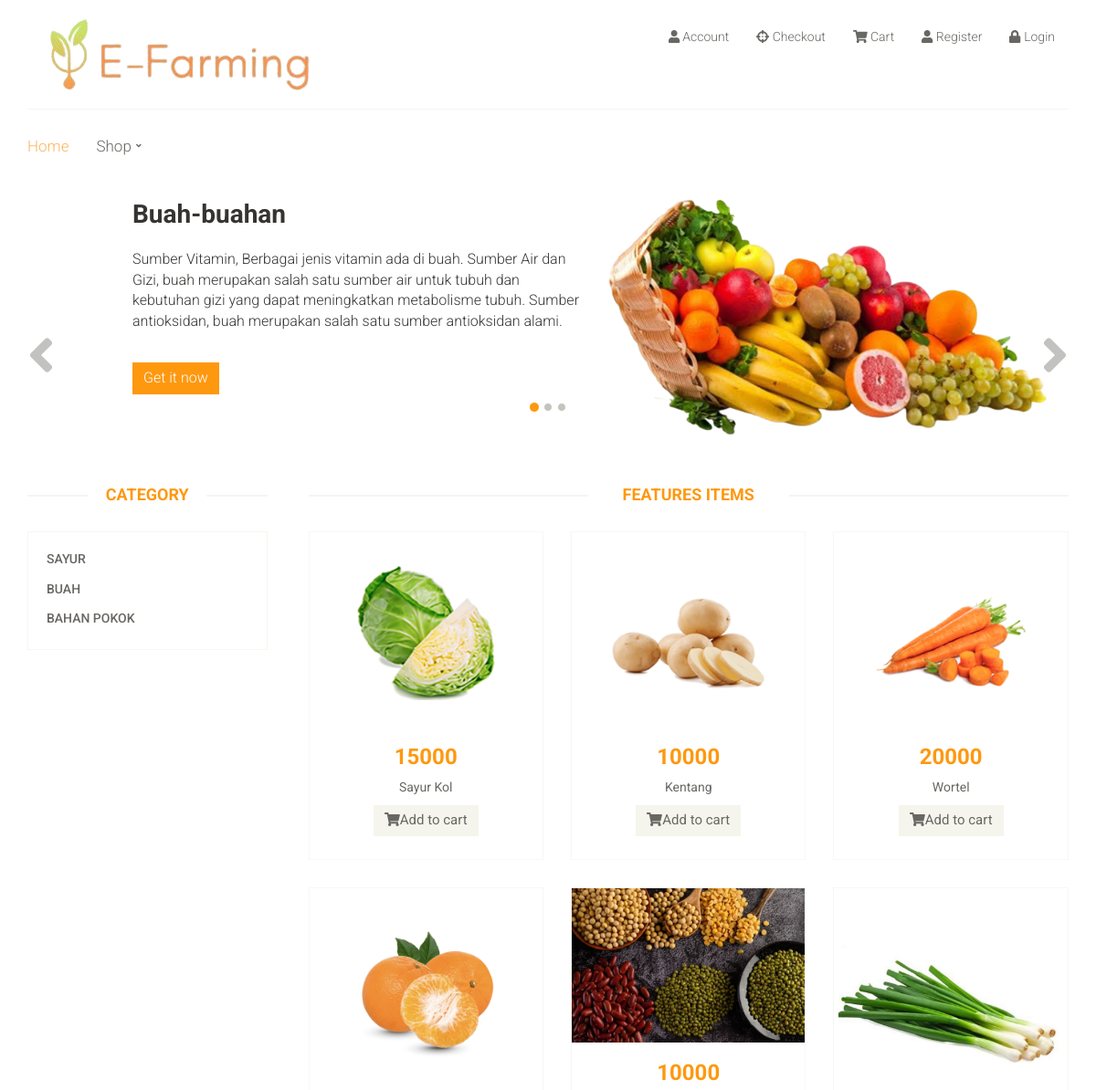
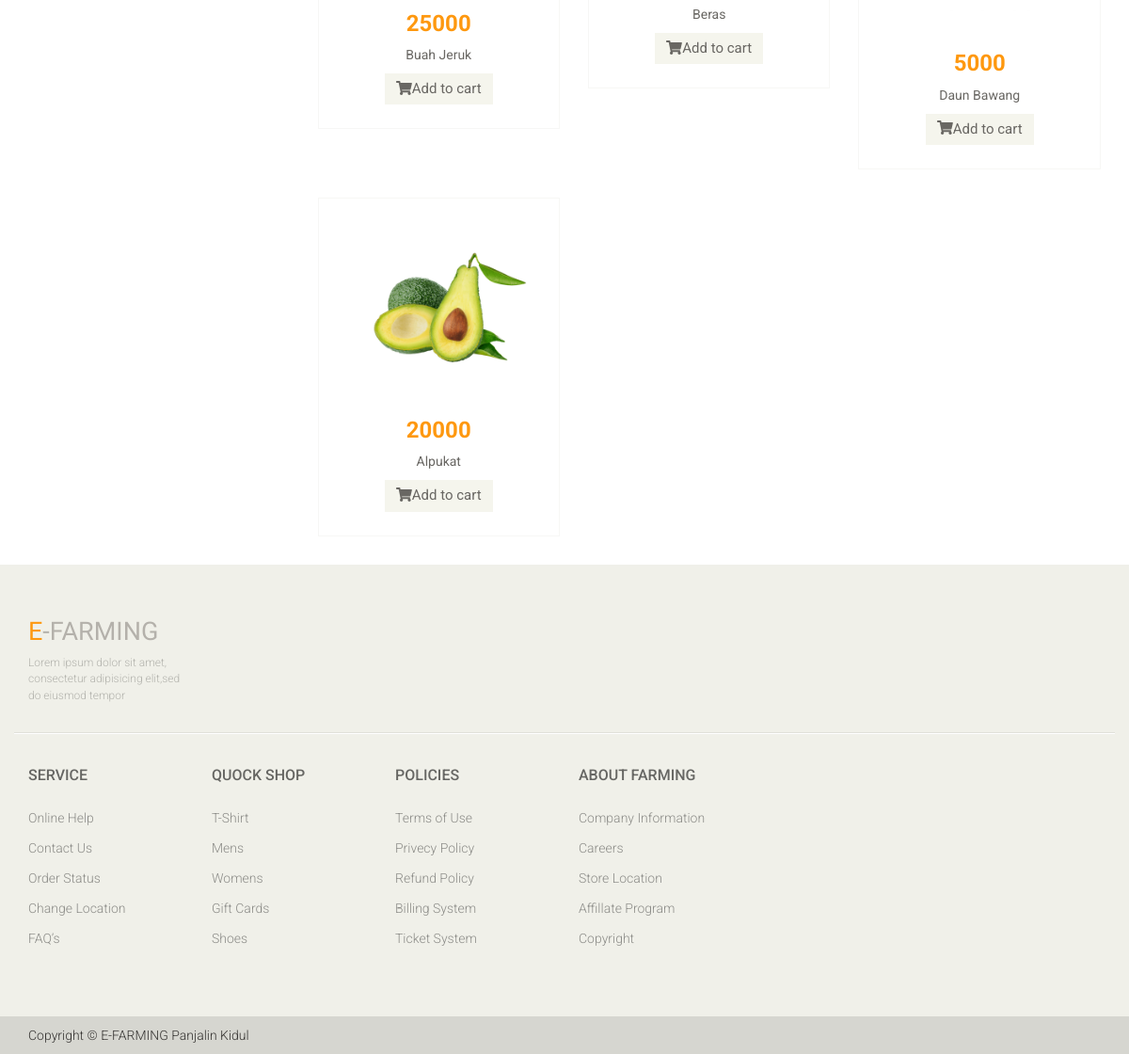
The page / on the database its author committed (2 pictures, top to bottom).
### tables this page shows
CREATE TABLE `tbl_kategori` (
  `id_kategori` int(11) NOT NULL,
  `nm_kategori` varchar(50) NOT NULL,
  `ket` text NOT NULL
);

CREATE TABLE `tbl_produk` (
  `id_produk` int(11) NOT NULL,
  `kd_produk` varchar(20) NOT NULL,
  `nm_produk` varchar(100) NOT NULL,
  `kategori` varchar(30) NOT NULL,
  `harga` double NOT NULL,
  `stok` int(11) NOT NULL,
  `ket` text NOT NULL,
  `gambar` text NOT NULL
);

### application/controllers/Frontend.php (called while the page is built, shortened)
<?php
class Frontend extends CI_Controller {
	public function index()
	{
		$this->load->model('M_Kategori');
		$data['tbl_kategori'] = $this->M_Kategori->tampil_data()->result();
		$this->load->model('M_Produk');
		$data['tbl_produk'] = $this->M_Produk->tampil_data2();
		$this->load->view('Frontend/Template/header.php');
		$this->load->view('Frontend/index.php',$data);
		$this->load->view('Frontend/Template/footer.php');
	}
}

### index.php (called while the page is built, shortened)
<?php
require_once BASEPATH.'core/CodeIgniter.php';

### application/models/M_Kategori.php (called while the page is built, shortened)
<?php
Class M_Kategori extends CI_Model{
	function tampil_data(){
		return $this->db->get('tbl_kategori');
	}
}

### application/models/M_Produk.php (called while the page is built, shortened)
<?php
Class M_Produk extends CI_Model{
	function tampil_data2(){
		$this->db->select('*');
		$this->db->from('tbl_produk');
		$this->db->JOIN('tbl_kategori','tbl_kategori.id_kategori=tbl_produk.kategori');
		$query = $this->db->get();
		return $query->result();
	}
}

### application/views/Frontend/index.php (the view, shortened to what this page needs)
<section id="slider">
	<div class="container">
		<div class="row">
			<div class="col-sm-12">
				<div id="slider-carousel" class="carousel slide" data-ride="carousel">
					<ol class="carousel-indicators">
						<li data-target="#slider-carousel" data-slide-to="0" class="active"></li>
						<li data-target="#slider-carousel" data-slide-to="1"></li>
						<li data-target="#slider-carousel" data-slide-to="2"></li>
					</ol>
					<div class="carousel-inner">
						<div class="item active">
							<div class="col-sm-6">
								<h2>Buah-buahan</h2>
								<p>Sumber Vitamin, Berbagai jenis vitamin ada di buah. Sumber Air dan Gizi, buah merupakan salah satu sumber air untuk tubuh dan kebutuhan gizi yang dapat meningkatkan metabolisme tubuh. Sumber antioksidan, buah merupakan salah satu sumber antioksidan alami.</p>
								<button type="button" class="btn btn-default get">Get it now</button>
							</div>
							<div class="col-sm-6">
								<img src="<?php echo base_url().'assets/Frontend/images/home/buah.png'?>" class="girl img-responsive" alt="" />
							</div>
						</div>
					</div>
					<a href="#slider-carousel" class="left control-carousel hidden-xs" data-slide="prev">
						<i class="fa fa-angle-left"></i>
					</a>
					<a href="#slider-carousel" class="right control-carousel hidden-xs" data-slide="next">
						<i class="fa fa-angle-right"></i>
					</a>
				</div>
			</div>
		</div>
	</div>
</section>
<section>
	<div class="container">
		<div class="row">
			<div class="col-sm-3">
				<div class="left-sidebar">
					<h2>Category</h2>
					<div class="panel-group category-products" id="accordian">
						<?php foreach ($tbl_kategori as $kategori) { ?>
						<div class="panel panel-default">
							<div class="panel-heading">
								<h4 class="panel-title"><a href="<?php echo base_url().'index.php/Frontend/produk_kategori/'.$kategori->id_kategori.'' ?>"><?php echo $kategori->nm_kategori ?></a></h4>
							</div>
						</div>
						<?php } ?>
					</div>
				</div>
			</div>
			<div class="col-sm-9 padding-right">
				<div class="features_items">
					<h2 class="title text-center">Features Items</h2>
				<?php
				foreach ($tbl_produk as $produk) {
                   ?>
				<div class="col-sm-4">
						<div class="product-image-wrapper">
							<div class="single-products">
									<div class="productinfo text-center">
										<img src="<?php echo base_url(); ?>uploads/<?php echo $produk->gambar ?>" alt="" />
										<h2><?php echo $produk->harga ?></h2>
										<p><?php echo $produk->nm_produk ?></p>
										<a href="#" class="btn btn-default add-to-cart"><i class="fa fa-shopping-cart"></i>Add to cart</a>
									</div>
									<div class="product-overlay">
										<div class="overlay-content">
										</div>
									</div>
							</div>
						</div>
					</div>
				<?php } ?>
				</div>
			</div>
		</div>
	</div>
</section>

### application/views/Frontend/Template/header.php (shortened to what this page needs)
<!DOCTYPE html>
<html lang="en">
<head>
    <link href="<?php echo base_url().'assets/Frontend/css/bootstrap.min.css'?>" rel="stylesheet">
    <link href="<?php echo base_url().'assets/Frontend/css/prettyPhoto.css'?>" rel="stylesheet">
    <link href="<?php echo base_url().'assets/Frontend/css/price-range.css'?>" rel="stylesheet">
    <link href="<?php echo base_url().'assets/Frontend/css/animate.css'?>" rel="stylesheet">
	<link href="<?php echo base_url().'assets/Frontend/css/main.css'?>" rel="stylesheet">
	<link href="<?php echo base_url().'assets/Frontend/css/responsive.css'?>" rel="stylesheet">
</head>
<body>
	<header id="header">
		<div class="header-middle">
			<div class="container">
				<div class="row">
					<div class="col-md-4 clearfix">
						<div class="logo pull-left">
							<a href="index.html"><img src="<?php echo base_url().'assets/Frontend/images/logo.png'?>" alt="" /></a>
						</div>
					</div>
					<div class="col-md-8 clearfix">
						<div class="shop-menu clearfix pull-right">
							<ul class="nav navbar-nav">
								<li><a href=""><i class="fa fa-user"></i> Account</a></li>
								<li><a href="<?php echo base_url().'index.php/Frontend/register'?>"><i class="fa fa-crosshairs"></i> Checkout</a></li>
								<li><a href="<?php echo base_url().'index.php/Frontend/register'?>"><i class="fa fa-shopping-cart"></i> Cart</a></li>
								<li><a href="<?php echo base_url().'index.php/Frontend/register'?>"><i class="fa fa-user"></i> Register</a></li>
								<li><a href="<?php echo base_url().'index.php/Frontend/login'?>"><i class="fa fa-lock"></i> Login</a></li>
							</ul>
						</div>
					</div>
				</div>
			</div>
		</div>
		<div class="header-bottom">
			<div class="container">
				<div class="row">
					<div class="col-sm-9">
						<div class="mainmenu pull-left">
							<ul class="nav navbar-nav collapse navbar-collapse">
								<li><a href="<?php echo base_url().'index.php/Frontend'?>" class="active">Home</a></li>
								<li class="dropdown"><a href="#">Shop<i class="fa fa-angle-down"></i></a>
                                </li>
							</ul>
						</div>
					</div>
				</div>
			</div>
		</div>
	</header>

### application/views/Frontend/Template/footer.php (shortened to what this page needs)
<footer id="footer">
		<div class="footer-top">
			<div class="container">
				<div class="row">
					<div class="col-sm-2">
						<div class="companyinfo">
							<h2><span>e</span>-Farming</h2>
							<p>Lorem ipsum dolor sit amet, consectetur adipisicing elit,sed do eiusmod tempor</p>
						</div>
					</div>
				</div>
			</div>
		</div>
		<div class="footer-widget">
			<div class="container">
				<div class="row">
					<div class="col-sm-2">
						<div class="single-widget">
							<h2>Service</h2>
							<ul class="nav nav-pills nav-stacked">
								<li><a href="#">Online Help</a></li>
								<li><a href="#">Contact Us</a></li>
								<li><a href="#">Order Status</a></li>
								<li><a href="#">Change Location</a></li>
								<li><a href="#">FAQ’s</a></li>
							</ul>
						</div>
					</div>
					<div class="col-sm-2">
						<div class="single-widget">
							<h2>Quock Shop</h2>
							<ul class="nav nav-pills nav-stacked">
								<li><a href="#">T-Shirt</a></li>
								<li><a href="#">Mens</a></li>
								<li><a href="#">Womens</a></li>
								<li><a href="#">Gift Cards</a></li>
								<li><a href="#">Shoes</a></li>
							</ul>
						</div>
					</div>
					<div class="col-sm-2">
						<div class="single-widget">
							<h2>Policies</h2>
							<ul class="nav nav-pills nav-stacked">
								<li><a href="#">Terms of Use</a></li>
								<li><a href="#">Privecy Policy</a></li>
								<li><a href="#">Refund Policy</a></li>
								<li><a href="#">Billing System</a></li>
								<li><a href="#">Ticket System</a></li>
							</ul>
						</div>
					</div>
					<div class="col-sm-2">
						<div class="single-widget">
							<h2>About Farming</h2>
							<ul class="nav nav-pills nav-stacked">
								<li><a href="#">Company Information</a></li>
								<li><a href="#">Careers</a></li>
								<li><a href="#">Store Location</a></li>
								<li><a href="#">Affillate Program</a></li>
								<li><a href="#">Copyright</a></li>
							</ul>
						</div>
					</div>
				</div>
			</div>
		</div>
		<div class="footer-bottom">
			<div class="container">
				<div class="row">
					<p class="pull-left">Copyright © E-FARMING Panjalin Kidul</p>
				</div>
			</div>
		</div>
	</footer>
</body>
</html>

### rows shown on the page
tbl_kategori: nm_kategori "SAYUR"
tbl_kategori: nm_kategori "BUAH"
tbl_kategori: nm_kategori "BAHAN POKOK"
tbl_produk: gambar (picture), harga "15000", nm_produk "Sayur Kol"
tbl_produk: gambar (picture), harga "10000", nm_produk "Kentang"
tbl_produk: gambar (picture), harga "20000", nm_produk "Wortel"
tbl_produk: gambar (picture), harga "25000", nm_produk "Buah Jeruk"
tbl_produk: gambar (picture), harga "10000", nm_produk "Beras"
tbl_produk: gambar (picture), harga "5000", nm_produk "Daun Bawang"
tbl_produk: gambar (picture), harga "20000", nm_produk "Alpukat"
